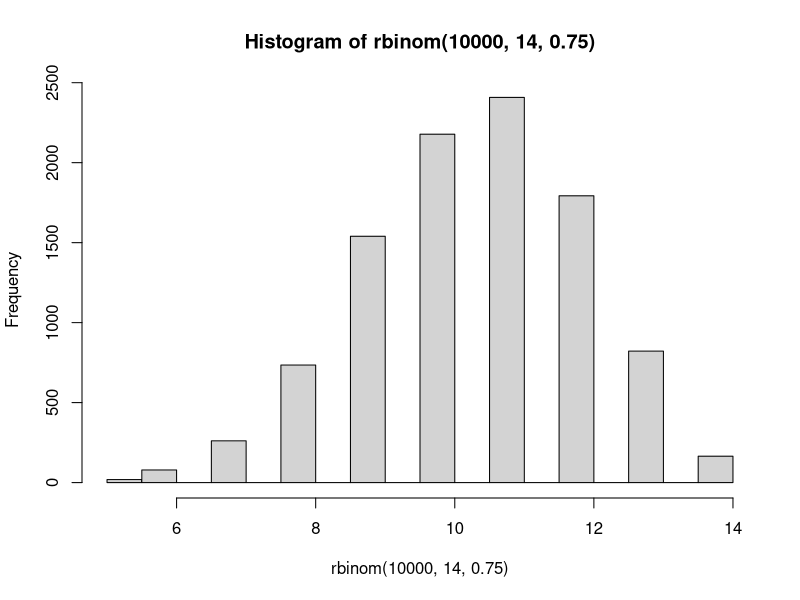
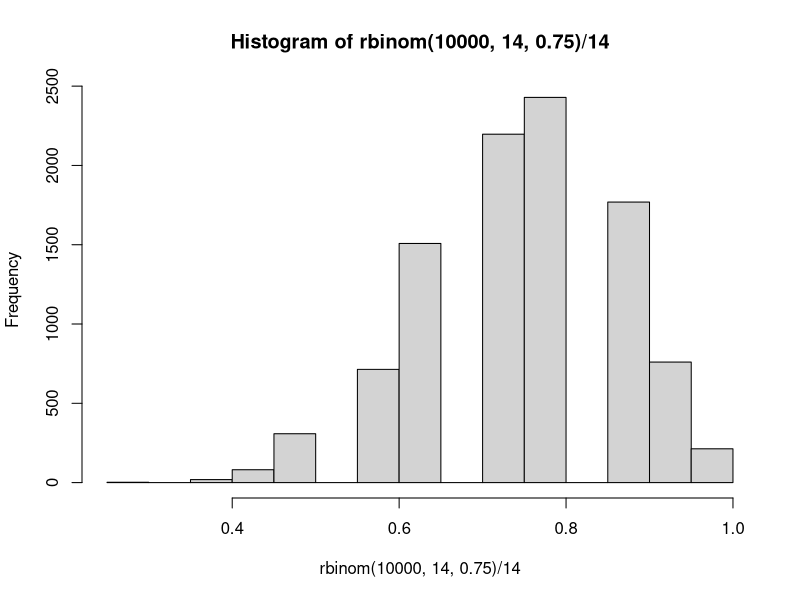

Here is the R script that generated these plots, in order:
## number of successes that read harry potter books
hist(rbinom(10000, 14, .75))

#convert to proportion of successes
hist(rbinom(10000, 14, .75)/14)

# binom.test
binom.test(10, 14, .75)

## created two tail
pbinom(10, 14, .75)*2 

pnorm(.71, mean=.75, sd = sqrt(.75*.25/14))*2


# Taboo
library(tidyverse)
taboo <- read.csv("Taboo.csv")

males <- taboo %>%
            filter(Gender == "M") %>%
            select(Marijuana)

females <- taboo %>%
  filter(Gender == "F") %>%
  select(Marijuana)

prop.test(x = c(15,14), n = c(52,48))
## prop 1 = men, prop 2 = women





